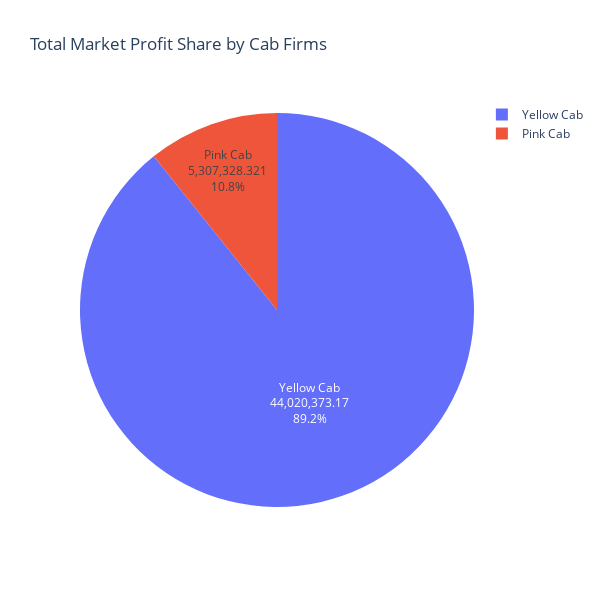

The cell this chart's notebook holds for it:
### Code cell
dict1 = {"Pink Cab" : [Pink_CabData["Profit"].sum()] ,"Yellow Cab" : [Yellow_CabData["Profit"].sum()] }

data = pd.DataFrame(dict1).T

fig1 = px.pie(data,
                        values=data[0],
                        names=data.index ,title="Total Market Profit Share by Cab Firms"
                        )
fig1.update_traces(
                        textposition='inside',
                        textinfo='value+percent+label'
                        )
fig1.update_layout( width = 600 , height = 600 )

### Figure 1 — Plotly figure (JSON) as saved in the notebook; plotly's stock layout.template omitted (floating-point values rounded to 4 significant figures)
{"data": [{"domain": {"x": [0, 1], "y": [0, 1]}, "hovertemplate": "index=%{label}<br>0=%{value}<extra></extra>", "labels": ["Pink Cab", "Yellow Cab"], "legendgroup": "", "name": "", "showlegend": true, "textinfo": "value+percent+label", "textposition": "inside", "type": "pie", "values": [5307000.0, 44020000.0]}], "layout": {"height": 600, "legend": {"tracegroupgap": 0}, "title": {"text": "Total Market Profit Share by Cab Firms"}, "width": 600}}
